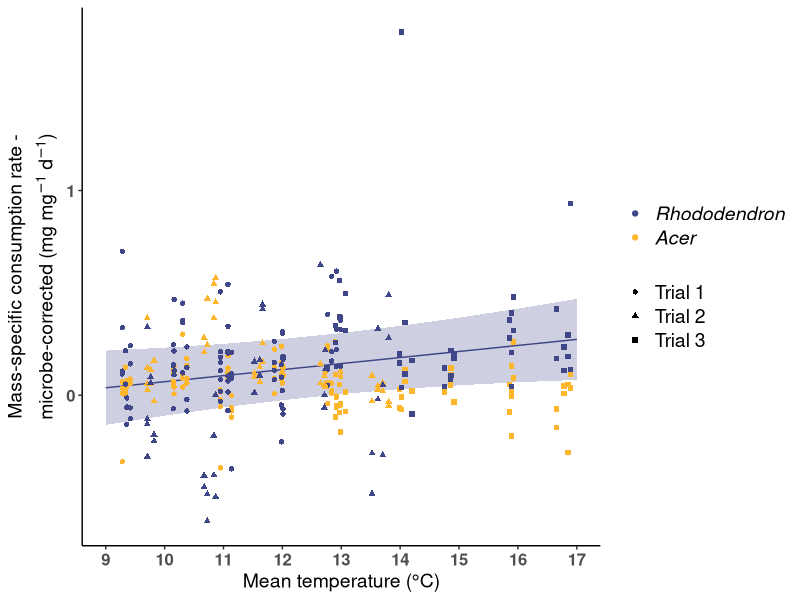
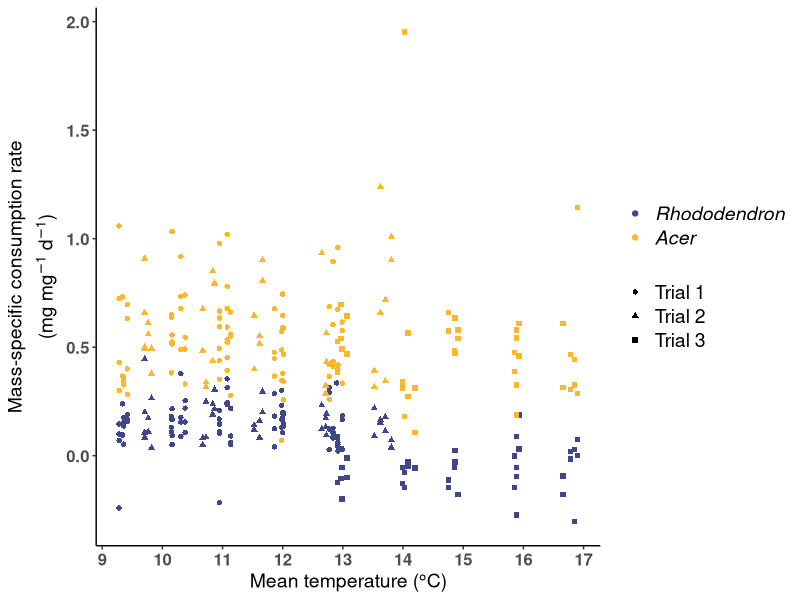
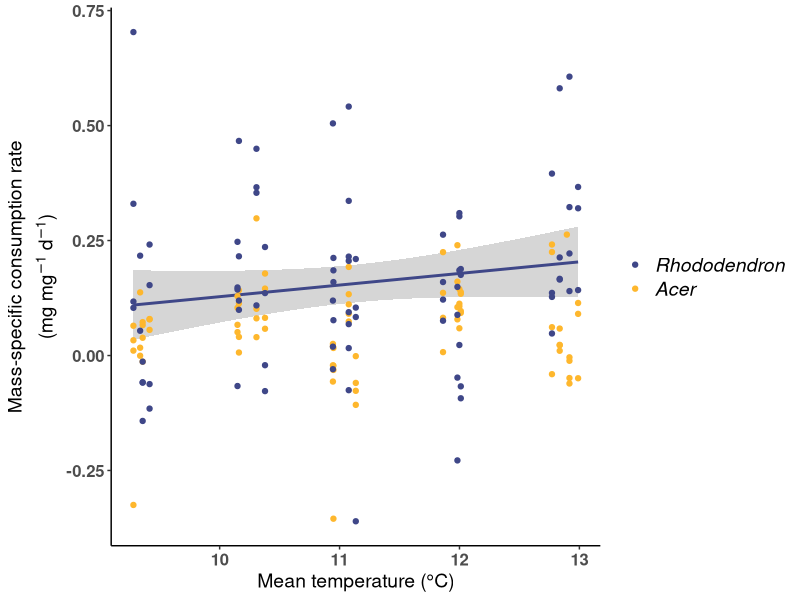
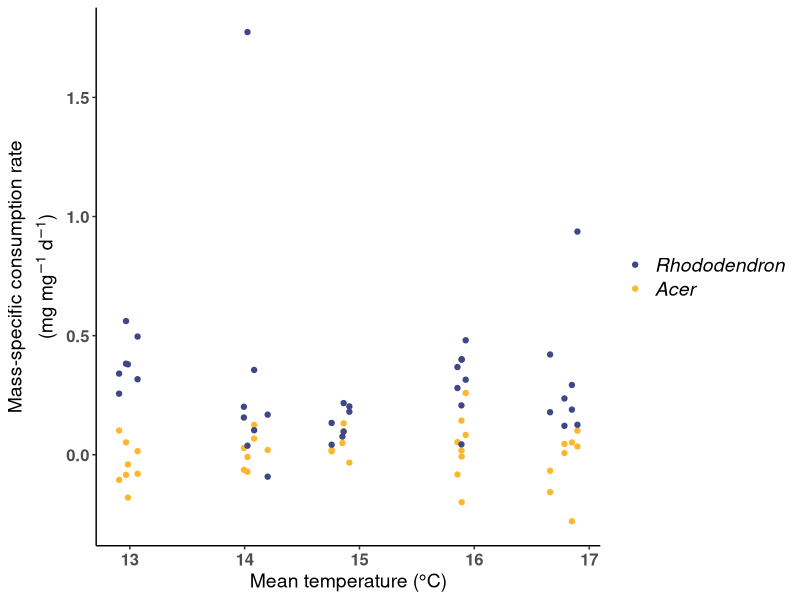
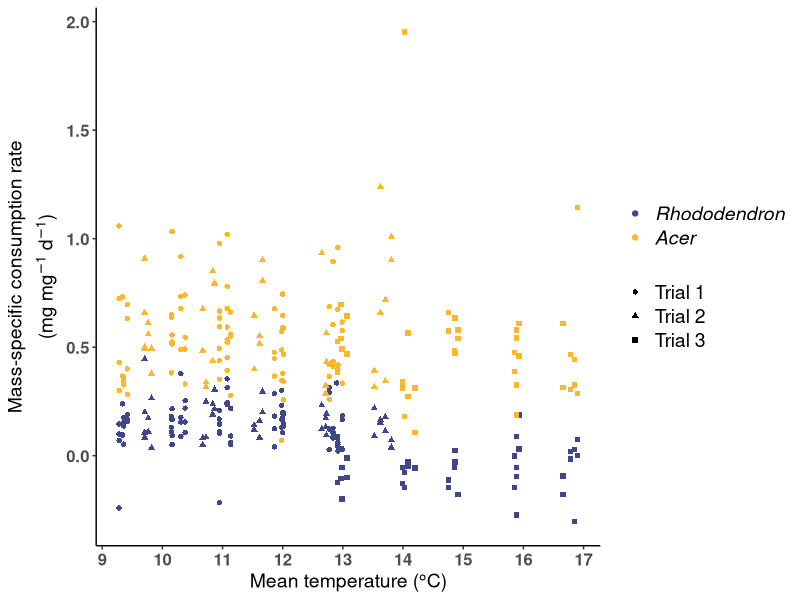

These charts were generated, in order, by the following R code:
## ---- chunk 1

library(ggplot2)
library(scales)
library(tidyverse)
library(lme4)
library(lmerTest)
library(ggsci)
library(ggeffects)

## ---- chunk 2

CT1 <- read.csv("Consumption_data_CT1_28April21.csv", header=T)
CT1 <- CT1 %>% mutate(date.start=ymd(date.start))
CT1 <- CT1 %>% mutate(date.end=ymd(date.end))

CT2 <- read.csv("Consumption_data_CT2_19May21.csv", header=T)
CT2 <- CT2 %>% filter(!row_number() %in% c(161:248))
CT2 <- CT2 %>% mutate(date.start=dmy(date.start))
CT2 <- CT2 %>% mutate(date.end=dmy(date.end))

CT3 <- read.csv("Consumption_data_CT3_19May21.csv", header=T)
CT3 <- CT3 %>% filter(!row_number() %in% c(161:248))
CT3 <- CT3 %>% mutate(date.start=dmy(date.start))
CT3 <- CT3 %>% mutate(date.end=dmy(date.end))

all_consumption <- read.csv("Consumption_data_all_11Dec2019.csv")
all_consumption <- all_consumption %>% filter(!row_number() %in% c(569:2790))

#will now bind CT1, CT2, and CT3. These have been determined to be identical to the all_consumption data
all_consumption_data <- bind_rows(CT1,CT2,CT3)
all_consumption_data <- all_consumption_data %>% dplyr::rename(trial = trial.)
all_consumption_data <- all_consumption_data %>% dplyr::select(-c(notes))

## ---- chunk 3

blot_AFDM_data <- read.csv("Blot_AFDM_reg_29Apr21.csv", header = TRUE)
blot_AFDM_data$blotted_g <- (blot_AFDM_data$boat_blotted_g-blot_AFDM_data$boat_g)#get just the blotted mass (total mass - boat mass)
blot_AFDM_data$AFDM_g <- (blot_AFDM_data$tin_DM_g - blot_AFDM_data$tin_ash_g)#get the sample AFDM

#separate Rhodo vs. Acer
blot_AFDM_data_R <- blot_AFDM_data[which(blot_AFDM_data$R.A=="R"),]
blot_AFDM_data_A <- blot_AFDM_data[which(blot_AFDM_data$R.A=="A"),]
blot_AFDM_data_A <- blot_AFDM_data_A[which(blot_AFDM_data_A$blotted_g>0),] #removed one outlier where the blotted weight was negative because this doesn't make sense and was likely a data entry/recording error

#for this regression, force it through the origin.
blot_AFDM_reg_R <- lm(AFDM_g~0+blotted_g, data = blot_AFDM_data_R)
summary(blot_AFDM_reg_R)
#R AFDM = 0.399453(blotted)

blot_AFDM_reg_A <- lm(AFDM_g~0+blotted_g, data = blot_AFDM_data_A)
summary(blot_AFDM_reg_A)
#A AFDM = 0.209441(blotted)

plot_blot_AFDM_R <-ggplot(blot_AFDM_data_R,aes(x=AFDM_g,y=blotted_g))+theme_classic()+
  geom_point()

plot_blot_AFDM_A <-ggplot(blot_AFDM_data_A,aes(x=AFDM_g,y=blotted_g))+theme_classic()+
  geom_point()

## ---- chunk 4

#Get blotted weights
all_consumption_data <- all_consumption_data %>% mutate(blotted_g = boat.blot.g - boat.g)

all_consumption_data <- na.omit(all_consumption_data) #deleted rows with NA for now

#Get post-consumption AFDM
all_consumption_data <- all_consumption_data %>% filter(blotted_g>0) #omit one observation where blotted weight was negative
all_consumption_data <- all_consumption_data %>% mutate(DM_fp = fp.PCLDM.g-fp.g) #(dry mass based on foil packet + leaf - foil packet)
all_consumption_data <- all_consumption_data %>% mutate(DM_tin = tin.dm.g - tin.mass.g) #these estimates of dry mass seem systematically lower than the FP ones.
all_consumption_data <- all_consumption_data %>% mutate(AFDM_end = tin.dm.g-tin.ash.g) #got AFDM based on tin + dm - tin + ash (after ashing the sample)

## ---- chunk 5
all_consumption_data <- all_consumption_data %>% mutate(
  AFDM_beg = case_when(
    species=="A" ~ 0.209441*blotted_g,
    species=="R" ~ 0.399453*blotted_g
  )
)

#get estimates into mg instead of g
all_consumption_data <- all_consumption_data %>% mutate(AFDM_beg_mg = AFDM_beg*1000)
all_consumption_data <- all_consumption_data %>% mutate(AFDM_end_mg = AFDM_end*1000)

## ---- chunk 6
#1
all_consumption_data <- all_consumption_data %>% mutate(consumption.rate.mg.day = ((AFDM_beg_mg-AFDM_end_mg)/days))

#2
consumption_microbes <- all_consumption_data %>% filter(type=="microbes")
consumption_bugs <- all_consumption_data %>% filter(type=="bug")

#3
microbial_consumption_averages <- consumption_microbes %>%
  group_by(trial, treatment, species) %>%
  dplyr::summarise(mean_microbe_consumption = mean(consumption.rate.mg.day, na.rm = T)) %>% ungroup()

#4
consumption_bugs_microbes <- left_join(consumption_bugs, microbial_consumption_averages)

#5
consumption_bugs_microbes <- consumption_bugs_microbes %>% mutate(consumption.bug.mg.day.mcorr=consumption.rate.mg.day-mean_microbe_consumption) #"mcorr" = corrected for microbial consumption

## ---- chunk 7

channel_temp_weekly_averages_1 <- read.csv("all_flume_temp_expt_averages_1.csv")
channel_temp_weekly_averages_1$week <- as.character(channel_temp_weekly_averages_1$week)
channel_temp_weekly_averages_2 <- read.csv("all_flume_temp_expt_averages_2.csv")
channel_temp_weekly_averages_2 <- channel_temp_weekly_averages_2 %>% filter(week %in% c("1b","3b"))
channel_temp_weekly_averages_3 <- read.csv("all_flume_temp_expt_averages_3.csv")
channel_temp_weekly_averages_3 <- channel_temp_weekly_averages_3 %>% filter(week %in% c("1c","3c"))

channel_temp_weekly_averages <- bind_rows(channel_temp_weekly_averages_1,channel_temp_weekly_averages_2, channel_temp_weekly_averages_3)

#some chambers were sampled 1 day later than others, need to match weeks exactly in order to join
consumption_bugs_microbes <- consumption_bugs_microbes %>% mutate(
  week = case_when(
    date.start=='2019-03-12' & date.end=='2019-03-20' ~ '1',
    date.start=='2019-03-12' & date.end=='2019-03-21' ~ '1b',
    date.start=='2019-03-13' & date.end=='2019-03-21' ~ '1c',
    date.start=='2019-03-27' & date.end=='2019-04-03' ~ '3',
    date.start=='2019-03-28' & date.end=='2019-04-03' ~ '3b',
    date.start=='2019-03-28' & date.end=='2019-04-04' ~ '3c',
    date.start=='2019-04-10' & date.end=='2019-04-17' ~ '5',
      )
)

consumption_rate_weekly_temps <- left_join(consumption_bugs_microbes, channel_temp_weekly_averages)
consumption_rate_weekly_temps$species = as.factor(consumption_rate_weekly_temps$species)

consumption_rate_weekly_temps_R <- consumption_rate_weekly_temps %>% filter(species=="R")
consumption_rate_weekly_temps_A <- consumption_rate_weekly_temps %>% filter(species=="A")

mean(consumption_rate_weekly_temps_R$blotted_g) #0.26
mean(consumption_rate_weekly_temps_A$blotted_g) #0.17

## ---- chunk 8

bug.beginning.masses <- read.csv("begin.lengths.masses.csv")
colnames(bug.beginning.masses)[colnames(bug.beginning.masses)=="Temp.TRT"]<-"treatment"
colnames(bug.beginning.masses)[colnames(bug.beginning.masses)=="Channel"]<-"channel"
colnames(bug.beginning.masses)[colnames(bug.beginning.masses)=="Leaf.spp."]<-"species"
colnames(bug.beginning.masses)[colnames(bug.beginning.masses)=="Chamber"]<-"chamber"
colnames(bug.beginning.masses)[colnames(bug.beginning.masses)=="Beg.Length.mm"]<-"beg.length.mm"

bug.beginning.masses <- bug.beginning.masses %>% select(treatment, channel, chamber, species, beg.length.mm, beg.mass.mg)

## ---- chunk 9

bug.beginning.masses <- bug.beginning.masses %>% mutate(species = case_when(species=="Acer" ~ "A",
                                                                            species=="Rhodo" ~ "R"))

bug.beginning.masses$treatment <- as.integer(bug.beginning.masses$treatment)
bug.beginning.masses$species <- as.factor(bug.beginning.masses$species)
bug.beginning.masses$beg.length.mm <- as.numeric(bug.beginning.masses$beg.length.mm)
bug.beginning.masses$beg.mass.mg <- as.numeric(bug.beginning.masses$beg.mass.mg)



consumption_rate_weekly_temps_l.m <- left_join(consumption_rate_weekly_temps, bug.beginning.masses)

#beginning mass-corrected bug consumption rates, including subtraction of microbial rates
consumption_rate_weekly_temps_l.m <- consumption_rate_weekly_temps_l.m %>%
  mutate(consumption.bug.mg.day.mcorr.begmasscorr = consumption.bug.mg.day.mcorr/beg.mass.mg)

#5 June 2025 - get mass-corrected bug consumption rates without subtracting microbe rates
consumption_rate_weekly_temps_l.m <- consumption_rate_weekly_temps_l.m %>%
  mutate(consumption.bug.mg.day.begmasscorr=consumption.rate.mg.day/beg.mass.mg)

## ---- chunk 10

negative_microbe_corrected_consumption <- consumption_rate_weekly_temps_l.m %>% filter(consumption.bug.mg.day.mcorr.begmasscorr<0) #71

negative_NOT_microbe_corrected_consumption <- consumption_rate_weekly_temps_l.m %>% filter(consumption.bug.mg.day.begmasscorr<0) #29

#a lot less in not microbe corrected dataset

## ---- chunk 11
mean_igr_all <- 0.002452633
ssc_photos_beg <- read.csv("SSC2019.photos.beg.csv")
begin_date <- ssc_photos_beg %>% select(Chamber, Beg.Date)

colnames(begin_date)[colnames(begin_date)=="Chamber"]<-"chamber"
colnames(begin_date)[colnames(begin_date)=="Beg.Date"]<-"expt_begin_date"

begin_date <- begin_date %>% mutate(expt_begin_date=dmy(expt_begin_date))

consumption_rate_weekly_temps_l.m <- left_join(consumption_rate_weekly_temps_l.m, begin_date)

#get the days since the beginning of the experiment at the trial start and at the trial end for each chamber and each trial
consumption_rate_weekly_temps_l.m <- consumption_rate_weekly_temps_l.m %>% 
  mutate(days_since_beg_trial_start=as.numeric(date.start-expt_begin_date)) %>% 
  mutate(days_since_beg_trial_end=as.numeric(date.end-expt_begin_date))

#get an estimate of each bug's mass at the beginning and end of each trial
consumption_rate_weekly_temps_l.m <- consumption_rate_weekly_temps_l.m %>% 
  mutate(bug_modeled_mass_trial_start=beg.mass.mg*(exp(mean_igr_all*days_since_beg_trial_start))) %>% 
  mutate(bug_modeled_mass_trial_end=beg.mass.mg*(exp(mean_igr_all*days_since_beg_trial_end)))

#use each bug's mass at the start and end of each trial to calculate their approximate mass during the trial
consumption_rate_weekly_temps_l.m <- consumption_rate_weekly_temps_l.m %>% 
  mutate(mean_modeled_bug_mass_trial=((bug_modeled_mass_trial_start + bug_modeled_mass_trial_end)/2))

#correct consumption rates (corrected for microbes) for this modeled mass at the trial level
consumption_rate_weekly_temps_l.m <- consumption_rate_weekly_temps_l.m %>%
  mutate(consumption.bug.mg.day.mcorr.modmasscorr=consumption.bug.mg.day.mcorr/mean_modeled_bug_mass_trial)


#5 June 2025 - get the consumption rates corrected for modeled bug mass during the trial, but without subtracting microbe consumption rates
consumption_rate_weekly_temps_l.m <- consumption_rate_weekly_temps_l.m %>%
  mutate(consumption.bug.mg.day.modmasscorr=consumption.rate.mg.day/mean_modeled_bug_mass_trial)

## ---- chunk 12

consumption_microbes <- consumption_microbes %>% mutate(ash_fraction=(1-(AFDM_end/DM_tin)))
consumption_microbes_A <- consumption_microbes %>% filter(species=="A")
consumption_microbes_R <- consumption_microbes %>% filter(species=="R")

mean_ash_fraction_A <- mean(consumption_microbes_A$ash_fraction)
#0.18979

mean_ash_fraction_R <- mean(consumption_microbes_R$ash_fraction)
#0.09529

## ---- chunk 13

lmer_indiv_consumption_modeled.masscorr <- lmer(consumption.bug.mg.day.mcorr.modmasscorr~mean_temp_C*species + (1|trial), data=consumption_rate_weekly_temps_l.m)
summary(lmer_indiv_consumption_modeled.masscorr)
#Acer: parameter estimate = -0.016, p=0.10 (not significant)
#Rhodo: parameter estimate = 0.038, p=0.000231
#intercept is significantly higher for Acer than Rhodo
#slope is significantly higher for Rhodo than Acer

#Run this line to see the other level of the factor as the default in the model
consumption_rate_weekly_temps_l.m$species <- factor(consumption_rate_weekly_temps_l.m$species, levels=rev(levels(consumption_rate_weekly_temps_l.m$species)))

## ---- chunk 14

consumption_rate_weekly_temps_l.m.R <- consumption_rate_weekly_temps_l.m %>% filter(species=="R")
consumption_rate_weekly_temps_l.m.A <- consumption_rate_weekly_temps_l.m %>% filter(species=="A")

rhodo_consumption_model.mcorr.modmasscorr <- lmer(consumption.bug.mg.day.mcorr.modmasscorr ~ mean_temp_C + (1|trial), data=consumption_rate_weekly_temps_l.m.R)
summary(rhodo_consumption_model.mcorr.modmasscorr)
#Parameter estimate = 0.03, p=0.05

#ggpredict dataframe for rhodo only
pred.rhodo.consumption.mcorr.modmasscorr <- ggpredict(rhodo_consumption_model.mcorr.modmasscorr, terms="mean_temp_C")


acer_consumption_model.mcorr.modmasscorr <- lmer(consumption.bug.mg.day.mcorr.modmasscorr ~ mean_temp_C + (1|trial), data=consumption_rate_weekly_temps_l.m.A)
summary(acer_consumption_model.mcorr.modmasscorr)
#Parameter estimate = -0.01, p=0.17

#ggpredict dataframe for acer only
pred.acer.consumption.mcorr.modmasscorr <- ggpredict(acer_consumption_model.mcorr.modmasscorr, terms="mean_temp_C")

## ---- chunk 15

pred.rhodo.consumption.mcorr.modmasscorr$species <- "R"
pred.acer.consumption.mcorr.modmasscorr$species <- "A"
pred.r.a.consumption.mcorr.modmasscorr <- rbind(pred.rhodo.consumption.mcorr.modmasscorr, pred.acer.consumption.mcorr.modmasscorr)

## ---- chunk 16
pal.consumption <- c("#3F4788FF", "#FEB72DFF")

consumption_temp_plot_ggpredict.mcorr.modmasscorr <- ggplot(pred.rhodo.consumption.mcorr.modmasscorr)+
  geom_ribbon(aes(x = x, ymin = conf.low, ymax = conf.high), alpha = 0.25, fill="#3F4788FF")+
  geom_line(color="#3F4788FF", aes(x=x, y=predicted))+
  geom_point(data=consumption_rate_weekly_temps_l.m, 
             aes(x=mean_temp_C, y = consumption.bug.mg.day.mcorr.modmasscorr, color=species, shape=as.factor(trial)))+
  theme_classic()+
  theme(legend.title=element_blank())+
  xlab("Mean temperature (°C)")+
  ylab(expression(atop(paste("Mass-specific consumption rate -"),
                       "microbe-corrected (mg mg"^-1*" d"^-1*")")))+
  theme(legend.text=element_text(size=14))+
  theme(axis.title=element_text(size=14))+
  theme(axis.text=element_text(size=12, face="bold"))+
  scale_color_manual(values = pal.consumption, 
                     labels=c(expression(paste(italic("Rhododendron"))), expression(paste(italic("Acer")))))+
  theme(legend.text.align=0)+
  scale_shape_manual(values=c(16,17,15), labels=c("Trial 1", "Trial 2", "Trial 3"))+
  scale_x_continuous(breaks=c(9,10,11,12,13,14,15,16,17,18))

consumption_temp_plot_ggpredict.mcorr.modmasscorr

## ---- chunk 17
#jpeg(filename="mod.mass.spec.consumption_temp_plot.jpeg", width=22, height=12, units="cm", pointsize=12, bg="white", res=600)
#consumption_temp_plot_ggpredict.mcorr.modmasscorr
#dev.off()
## ---- chunk 18

lmer_indiv_consumption.modmasscorr.only <- 
  lmer(consumption.bug.mg.day.modmasscorr~mean_temp_C*species + (1|trial),
       data=consumption_rate_weekly_temps_l.m)

summary(lmer_indiv_consumption.modmasscorr.only)
#Acer: parameter estimate = -0.016, p=0.07 (not significant)
#Rhodo: parameter estimate = 0.008, p=0.377813

#Run this line to see the other level of the factor as the default in the model
consumption_rate_weekly_temps_l.m$species <- factor(consumption_rate_weekly_temps_l.m$species, levels=rev(levels(consumption_rate_weekly_temps_l.m$species)))

## ---- chunk 19

rhodo_consumption_model.modmasscorr.only <- lmer(consumption.bug.mg.day.modmasscorr ~ mean_temp_C + (1|trial), data=consumption_rate_weekly_temps_l.m.R)
summary(rhodo_consumption_model.modmasscorr.only)
#Parameter estimate = -0.008, p = 0.43
pred.rhodo.consumption.modmasscorr.only <- ggpredict(rhodo_consumption_model.modmasscorr.only,
                                                     terms="mean_temp_C")


acer_consumption_model.modmasscorr.only <- lmer(consumption.bug.mg.day.modmasscorr ~ mean_temp_C + (1|trial), data=consumption_rate_weekly_temps_l.m.A)
summary(acer_consumption_model.modmasscorr.only)
#Parameter estimate = -0.0012, p = 0.836
pred.acer.consumption.modmasscorr.only <-
  ggpredict(acer_consumption_model.modmasscorr.only, terms="mean_temp_C")

## ---- chunk 20

pred.rhodo.consumption.modmasscorr.only$species <- "R"
pred.acer.consumption.modmasscorr.only$species <- "A"
pred.r.a.consumption.modmasscorr.only <- rbind(pred.rhodo.consumption.modmasscorr.only, pred.acer.consumption.modmasscorr.only)

## ---- chunk 21
pal.consumption <- c("#3F4788FF", "#FEB72DFF")

consumption_temp_plot_ggpredict.modmasscorr.only <-
  ggplot(pred.rhodo.consumption.modmasscorr.only)+
  geom_point(data=consumption_rate_weekly_temps_l.m, 
             aes(x=mean_temp_C, y = consumption.bug.mg.day.modmasscorr,
                 color=species, shape=as.factor(trial)))+
  theme_classic()+
  theme(legend.title=element_blank())+
  xlab("Mean temperature (°C)")+
  ylab(expression(atop(paste("Mass-specific consumption rate"),
                       "(mg mg"^-1*" d"^-1*")")))+
  theme(legend.text=element_text(size=14))+
  theme(axis.title=element_text(size=14))+
  theme(axis.text=element_text(size=12, face="bold"))+
  scale_color_manual(values = pal.consumption, 
                     labels=c(expression(paste(italic("Rhododendron"))), expression(paste(italic("Acer")))))+
  theme(legend.text.align=0)+
  scale_shape_manual(values=c(16,17,15), labels=c("Trial 1", "Trial 2", "Trial 3"))+
  scale_x_continuous(breaks=c(9,10,11,12,13,14,15,16,17,18))

consumption_temp_plot_ggpredict.modmasscorr.only

## ---- chunk 22
jpeg(filename="mod.mass.spec.consumption_temp_plot.nomiccorr.jpeg", width=22, height=12, units="cm", pointsize=12, bg="white", res=600)
consumption_temp_plot_ggpredict.modmasscorr.only
dev.off()
## ---- chunk 23

mean(consumption_rate_weekly_temps_l.m.R$mean_microbe_consumption) #3.15
mean(consumption_rate_weekly_temps_l.m.A$mean_microbe_consumption) #0.25

consumption_rate_weekly_temps_l.m.A <- consumption_rate_weekly_temps_l.m.A %>%
  mutate(microbe.proportion=mean_microbe_consumption/consumption.rate.mg.day)


consumption_rate_weekly_temps_l.m.R <- consumption_rate_weekly_temps_l.m.R %>%
  mutate(microbe.proportion=mean_microbe_consumption/consumption.rate.mg.day)

mean(consumption_rate_weekly_temps_l.m.R$microbe.proportion) #0.818
mean(consumption_rate_weekly_temps_l.m.A$microbe.proportion) #0.59

## ---- chunk 24

consumption_rate_weekly_temps_l.m.CT1 <- consumption_rate_weekly_temps_l.m %>% filter(trial=="CT1")

#Linear model -- use temperature treatment instead of mean temperature
lm_indiv_consumption.masscorr.CT1 <- lm(consumption.bug.mg.day.mcorr.modmasscorr~mean_temp_C*species, data=consumption_rate_weekly_temps_l.m.CT1)
summary(lm_indiv_consumption.masscorr.CT1)

#reverse levels to examine other leaf species rel with temp
consumption_rate_weekly_temps_l.m.CT1$species <- factor(consumption_rate_weekly_temps_l.m.CT1$species,
                                                        levels=rev(levels(consumption_rate_weekly_temps_l.m.CT1$species)))
#marginally significant, positive effect of temperature treatment on Rhodo consumption (parameter estimate = 0.02, p=0.07)
#Intercept for rhodo consumption is lower, but not significant
#nonsignificant, slightly positive effect of temperature on acer consumption (est. = 0.0103, p = 0.464)
#model states that there is no significant difference in slopes by leaf type in trial 1

## ---- chunk 25

consumption_temp_plot.CT1 <- ggplot(consumption_rate_weekly_temps_l.m.CT1, aes(x=mean_temp_C, y=consumption.bug.mg.day.mcorr.modmasscorr))+
  geom_smooth(data = subset(consumption_rate_weekly_temps_l.m.CT1, species=="R"), method="lm", color="#3F4788FF")+ 
  geom_point(data=consumption_rate_weekly_temps_l.m.CT1, 
             aes(x=mean_temp_C, y = consumption.bug.mg.day.mcorr.modmasscorr, color=species))+
  theme_classic()+
  theme(legend.title=element_blank())+
  xlab("Mean temperature (°C)")+
  ylab(expression(atop(paste("Mass-specific consumption rate"), "(mg mg"^-1*" d"^-1*")")))+
  theme(legend.text=element_text(size=14))+
  theme(axis.title=element_text(size=14))+
  theme(axis.text=element_text(size=12, face="bold"))+
  scale_color_manual(values = pal.consumption, 
                     labels=c(expression(paste(italic("Rhododendron"))), expression(paste(italic("Acer")))))+
  theme(legend.text.align=0)#+
  #scale_x_continuous(breaks=c(0,1,2,3,4), labels=c("+0°C", "+1°C", "+2°C", "+3°C", "+4°C"))

consumption_temp_plot.CT1


## ---- chunk 26

consumption_rate_weekly_temps_l.m.CT3 <- consumption_rate_weekly_temps_l.m %>% filter(trial=="CT3")

#Linear model -- use temperature treatment instead of mean temperature
lm_indiv_consumption.masscorr.CT3 <- lm(consumption.bug.mg.day.mcorr.modmasscorr~treatment*species, data=consumption_rate_weekly_temps_l.m.CT3)
summary(lm_indiv_consumption.masscorr.CT3)

#reverse levels to examine other leaf species rel with temp
consumption_rate_weekly_temps_l.m.CT3$species <- factor(consumption_rate_weekly_temps_l.m.CT3$species,
                                                        levels=rev(levels(consumption_rate_weekly_temps_l.m.CT3$species)))
#nonsignificant, positive effect of temperature treatment on Acer consumption (parameter estimate = 0.004, p=0.89)
#Intercept for acer consumption is significantly lower
#nonsignificant, slightly negative effect of temperature on rhodo consumption (est. = -0.01811, p=0.532)
#model states that there is no significant difference in slopes by leaf type in trial 3


## ---- chunk 27

consumption_temp_plot.CT3 <- ggplot(consumption_rate_weekly_temps_l.m.CT3, aes(x=mean_temp_C, y=consumption.bug.mg.day.mcorr.modmasscorr))+
  geom_point(data=consumption_rate_weekly_temps_l.m.CT3, 
             aes(x=mean_temp_C, y = consumption.bug.mg.day.mcorr.modmasscorr, color=species))+
  theme_classic()+
  theme(legend.title=element_blank())+
  xlab("Mean temperature (°C)")+
  ylab(expression(atop(paste("Mass-specific consumption rate"), "(mg mg"^-1*" d"^-1*")")))+
  theme(legend.text=element_text(size=14))+
  theme(axis.title=element_text(size=14))+
  theme(axis.text=element_text(size=12, face="bold"))+
  scale_color_manual(values = pal.consumption, 
                     labels=c(expression(paste(italic("Rhododendron"))), expression(paste(italic("Acer")))))+
  theme(legend.text.align=0)#+
  #scale_x_continuous(breaks=c(0,1,2,3,4), labels=c("+0°C", "+1°C", "+2°C", "+3°C", "+4°C"))

consumption_temp_plot.CT3


## ---- chunk 28

consumption_rate_to.join <- consumption_rate_weekly_temps_l.m %>% select(trial, date.start, date.end, days, treatment, channel, chamber, species, mean_temp_C, AFDM_beg_mg, AFDM_end_mg, consumption.rate.mg.day, mean_microbe_consumption, consumption.bug.mg.day.mcorr, consumption.bug.mg.day.mcorr.modmasscorr, consumption.bug.mg.day.modmasscorr)

write.csv(consumption_rate_to.join, "consumption_rate_to.join.csv")
#last written and updated to synthesis folder 10 July 2025
